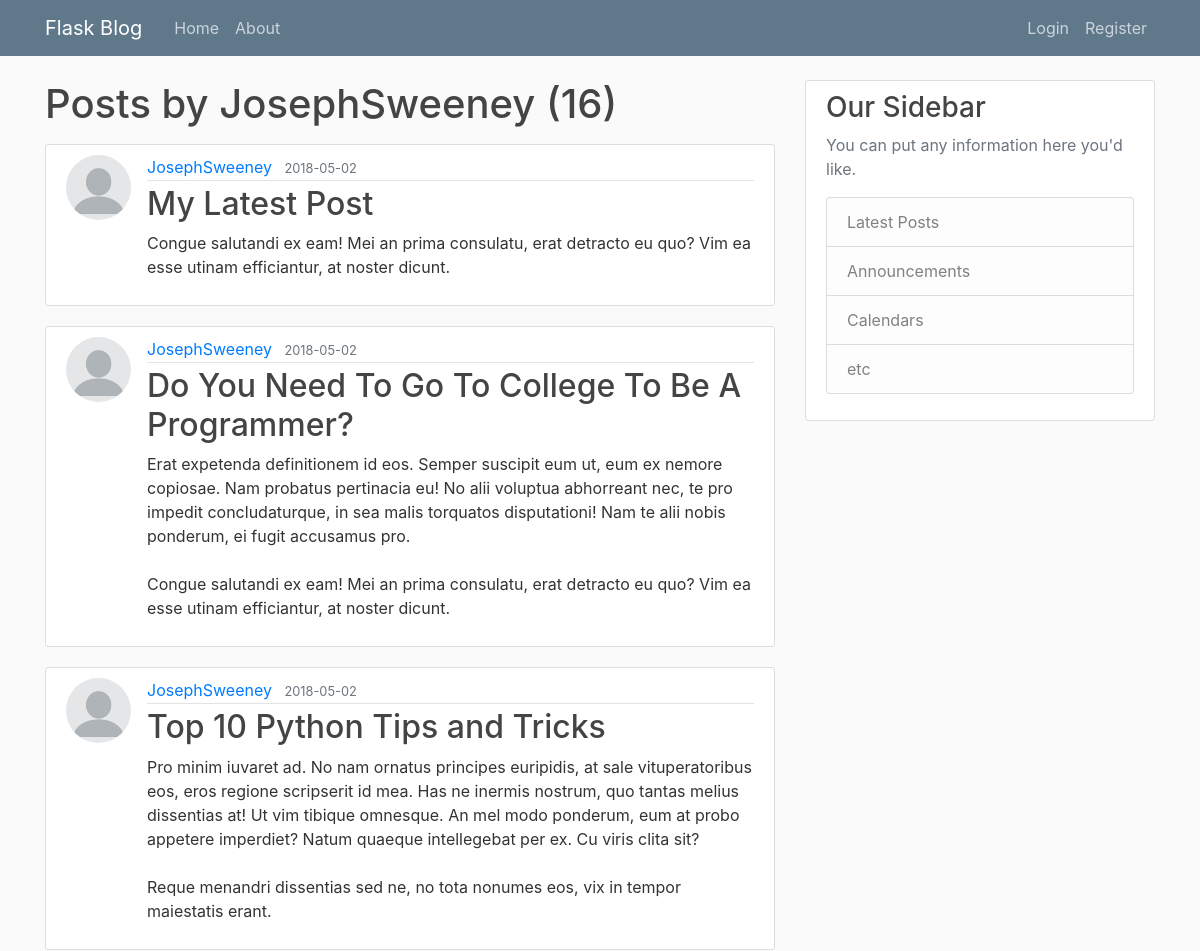
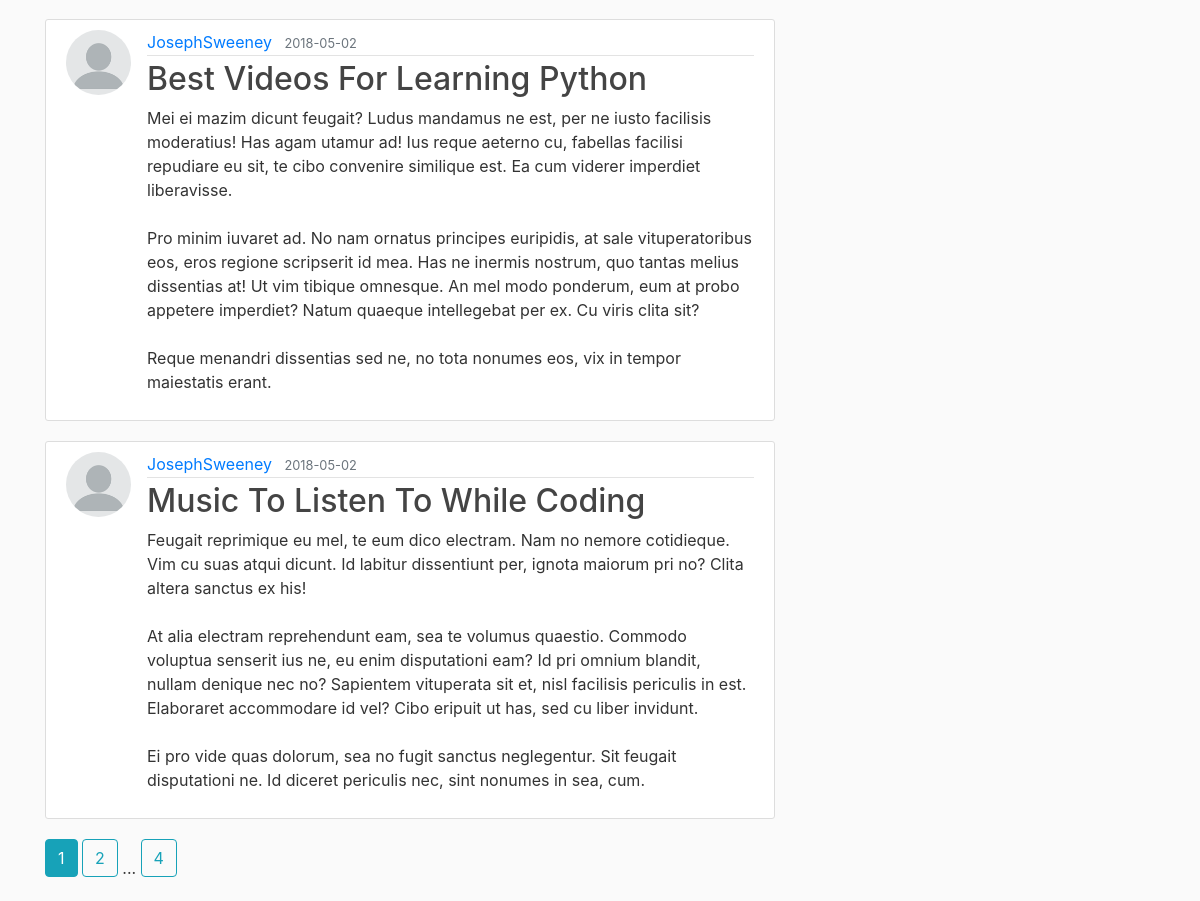
The page /user/JosephSweeney on the database its author committed (2 pictures, top to bottom).
### flaskblog/models.py (models this page shows, shortened)
class User(db.Model, UserMixin):
    id = db.Column(db.Integer, primary_key=True)
    username = db.Column(db.String(20), unique=True, nullable=False)
    email = db.Column(db.String(120), unique=True, nullable=False)
    image_file = db.Column(db.String(20), nullable=False, default='default.jpg')
    password = db.Column(db.String(60), nullable=False)
    posts = db.relationship('Post', backref='author', lazy=True)

class Post(db.Model):
    id = db.Column(db.Integer, primary_key=True)
    title = db.Column(db.String(100), nullable=False)
    date_posted = db.Column(db.DateTime, nullable=False, default=datetime.utcnow)
    content = db.Column(db.Text, nullable=False)
    user_id = db.Column(db.Integer, db.ForeignKey('user.id'), nullable=False)

### flaskblog/users/routes.py (the view)
@users.route("/user/<string:username>")
def user_posts(username):
    page = request.args.get('page', 1, type=int)
    user = User.query.filter_by(username=username).first_or_404()
    posts = Post.query.filter_by(author=user)\
        .order_by(Post.date_posted.desc())\
        .paginate(page=page, per_page=5)
    return render_template('user_posts.html', posts=posts, user=user)

### flaskblog/templates/user_posts.html
{% extends "layout.html" %}
{% block content %}
    <h1 class="mb-3">Posts by {{ user.username }} ({{ posts.total }})</h1>
    {% for post in posts.items %}
        <article class="media content-section">
          <img class="rounded-circle article-img" src="{{ url_for('static', filename='profile_pics/' + post.author.image_file) }}">
          <div class="media-body">
            <div class="article-metadata">
              <a class="mr-2" href="{{ url_for('users.user_posts', username=post.author.username) }}">{{ post.author.username }}</a>
              <small class="text-muted">{{ post.date_posted.strftime('%Y-%m-%d') }}</small>
            </div>
            <h2><a class="article-title" href="{{ url_for('posts.post', post_id=post.id) }}">{{ post.title }}</a></h2>
            <p class="article-content">{{ post.content }}</p>
          </div>
        </article>
    {% endfor %}
    {% for page_num in posts.iter_pages(left_edge=1, right_edge=1, left_current=1, right_current=2) %}
      {% if page_num %}
        {% if posts.page == page_num %}
          <a class="btn btn-info mb-4" href="{{ url_for('users.user_posts', username=user.username, page=page_num) }}">{{ page_num }}</a>
        {% else %}
          <a class="btn btn-outline-info mb-4" href="{{ url_for('users.user_posts', username=user.username, page=page_num) }}">{{ page_num }}</a>
        {% endif %}
      {% else %}
        ...
      {% endif %}
    {% endfor %}
{% endblock content %}

### flaskblog/static/main.css (style rules this page uses)
body { background: #fafafa; color: #333333; margin-top: 5rem; }
h1, h2, h3, h4, h5, h6 { color: #444444; }
.content-section { background: #ffffff; padding: 10px 20px; border: 1px solid #dddddd; border-radius: 3px; margin-bottom: 20px; }
.article-title { color: #444444; }
.article-content { white-space: pre-line; }
.article-img { height: 65px; width: 65px; margin-right: 16px; }
.article-metadata { padding-bottom: 1px; margin-bottom: 4px; border-bottom: 1px solid #e3e3e3 }

### rows shown on the page
User: username "JosephSweeney"
Post: image_file (picture), author.username "JosephSweeney", date_posted "2018-05-02", title "My Latest Post", content "Congue salutandi ex eam! Mei an prima consulatu, erat detracto eu quo? Vim ea esse utinam efficiantur, at noster dicunt."
Post: image_file (picture), author.username "JosephSweeney", date_posted "2018-05-02", title "Do You Need To Go To College To Be A Programmer?", content "Erat expetenda definitionem id eos. Semper suscipit eum ut, eum ex nemore copiosae. Nam probatus pertinacia eu! No alii voluptua abhorreant nec, te pro impedit concludaturque, in sea malis torquatos disputationi! Nam te alii nobis ponderum, ei fugit accusamus pro. Congue salutandi ex eam! Mei an prima consulatu, erat detracto eu quo? Vim ea esse utinam efficiantur, at noster dicunt."
Post: image_file (picture), author.username "JosephSweeney", date_posted "2018-05-02", title "Top 10 Python Tips and Tricks", content "Pro minim iuvaret ad. No nam ornatus principes euripidis, at sale vituperatoribus eos, eros regione scripserit id mea. Has ne inermis nostrum, quo tantas melius dissentias at! Ut vim tibique omnesque. An mel modo ponderum, eum at probo appetere imperdiet? Natum quaeque intellegebat per ex. Cu viris clita sit? Reque menandri dissentias sed ne, no tota nonumes eos, vix in tempor maiestatis erant."
Post: image_file (picture), author.username "JosephSweeney", date_posted "2018-05-02", title "Best Videos For Learning Python", content "Mei ei mazim dicunt feugait? Ludus mandamus ne est, per ne iusto facilisis moderatius! Has agam utamur ad! Ius reque aeterno cu, fabellas facilisi repudiare eu sit, te cibo convenire similique est. Ea cum viderer imperdiet liberavisse. Pro minim iuvaret ad. No nam ornatus principes euripidis, at sale vituperatoribus eos, eros regione scripserit id mea. Has ne inermis nostrum, quo tantas melius dissentias at! Ut vim tibique omnesque. An mel modo ponderum, eum at probo appetere imperdiet? Natum quaeque intellegebat per ex. Cu viris clita sit? Reque menandri dissentias sed ne, no tota nonumes eos, vix in tempor maiestatis erant."
Post: image_file (picture), author.username "JosephSweeney", date_posted "2018-05-02", title "Music To Listen To While Coding", content "Feugait reprimique eu mel, te eum dico electram. Nam no nemore cotidieque. Vim cu suas atqui dicunt. Id labitur dissentiunt per, ignota maiorum pri no? Clita altera sanctus ex his! At alia electram reprehendunt eam, sea te volumus quaestio. Commodo voluptua senserit ius ne, eu enim disputationi eam? Id pri omnium blandit, nullam denique nec no? Sapientem vituperata sit et, nisl facilisis periculis in est. Elaboraret accommodare id vel? Cibo eripuit ut has, sed cu liber invidunt. Ei pro vide quas dolorum, sea no fugit sanctus neglegentur. Sit feugait disputationi ne. Id diceret periculis nec, sint nonumes in sea, cum."

### other values the page prints
{{ posts.total }} "16"
{{ page_num }} "1"
{{ page_num }} "2" "4"
